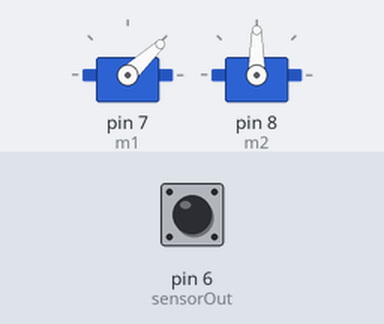
The sketch below on a simulated Arduino Uno, built with avr-gcc and run on an emulated ATmega328P. Parts: 2 × servo. The inputs (shaded band) are chosen by the test bench; at power-on: pin 6 (sensorOut) LOW. What the sketch prints to the serial monitor is not drawn.

Above: at 7.0 s.
7.1 s: pin 6 (sensorOut) pulsed HIGH 5 times (0.12 s each, 0.3 s apart)
At 9.5 s:
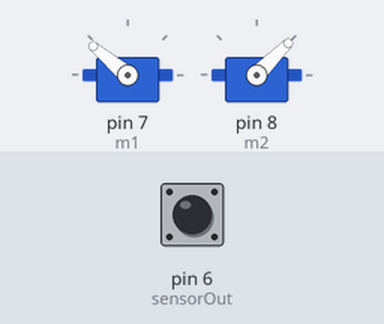
At 12.9 s:
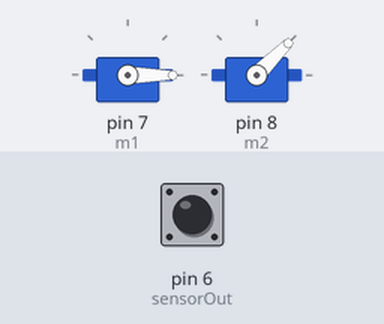
Timing chart, 0 to 16.1 s (numbered marks = the images above; inputs shaded):
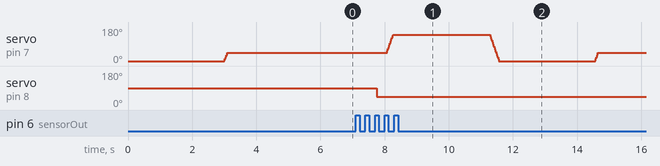

The sketch:

aeduino_projet.ino
```cpp
#include <Servo.h>
#define S0 2
#define S1 3
#define S2 4
#define S3 5
#define sensorOut 6
Servo m1;
Servo m2;

int frequency = 0;
int color = 0;
void setup() {
  // put your setup code here, to run once:
  pinMode(S0, OUTPUT);
  pinMode(S1, OUTPUT);
  pinMode(S2, OUTPUT);
  pinMode(S3, OUTPUT);
  pinMode(sensorOut, INPUT);
  digitalWrite(S0,HIGH);
  digitalWrite(S1,LOW);
  m1.attach(7);
  m2.attach(8);
  Serial.begin(9600);


}

void loop() {
  // put your main code here, to run repeatedly:
  m1.write(0);
  delay(3000);

  for(int i =0 ;i <= 43; i++) {
  m1.write(i);
  delay(2);
  }
  delay(3000);

  color = readColor();
  delay(10);
  switch (color) {
    case 1:
    m2.write(0);
    break;
    case 2:
    m2.write(45);
    break;
    case 3:
    m2.write(90);
    break;
    case 0:
    break;
  }
  delay(300);

  for(int i =43 ;i <= 140; i++) {
  m1.write(i);
  delay(2);
  }
  delay(3000);

  for(int i =140 ;i >= 0; i--) {
  m1.write(i);
  delay(2);
  }
  color=0;

}

int readColor() {

  //setting red
  digitalWrite(S2, LOW);
  digitalWrite(S3, LOW);
  frequency = pulseIn(sensorOut, LOW);
  int R = frequency;
  Serial.print("R= ");
  Serial.print(frequency);
  Serial.print(" ");
  delay(50);

  //setting green
  digitalWrite(S2, HIGH);
  digitalWrite(S3, HIGH);
  frequency = pulseIn(sensorOut, LOW);
  int G = frequency;
  Serial.print("G= ");
  Serial.print(frequency);
  Serial.print(" ");
  delay(50);

  //setting blue
  digitalWrite(S2, LOW);
  digitalWrite(S3, HIGH);
  frequency = pulseIn(sensorOut, LOW);
  int B = frequency;
  Serial.print("B= ");
  Serial.print(frequency);
  Serial.print(" ");
  delay(50);

  if(R<35 & R>27 & G<50 & G>45 & B<43 & B>37 ) {
    color = 1; // Red
  }

    if(R<33 & R>30 & G<46 & G>43 & B<38 & B>35) {
   }
    color = 2; // Green


  return color;

}
```

Measured:
- after the input at 7.1 s, servo on pin 8 (m2): 90° → 45° after 0.66 s instead of 2.2 s
